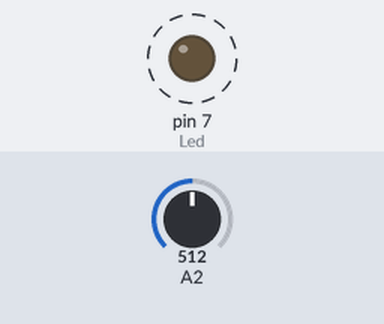
A sketch run on a simulated Arduino Uno, built with avr-gcc and run on an emulated ATmega328P. Shown: output pins drawn as LEDs (lit = HIGH). Dashed ring = blinking. The inputs (shaded band) are chosen by the test bench; at power-on: A2 = 512. What the sketch prints to the serial monitor is not drawn.

Above: at 0.4 s.
Timing chart, 0 to 3.0 s (numbered marks = the images above):
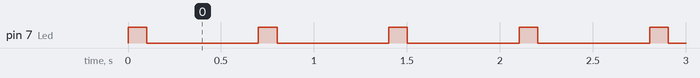

Measured:
- by itself, pin 7 (Led): alternates HIGH for 0.10 s and LOW for 0.60 s

The sketch:

slave.ino
```cpp
//esclavo1
#include <Wire.h>
float temp;
char tempC[5];

void setup(){
  Wire.begin(1);
  Wire.onRequest(EventoPeticion);
  Serial.begin(9600);
  pinMode(7,OUTPUT); // Led
}

void loop(){
  temp=analogRead(A2);
  temp=(5.0*temp*100)/1024;
  temp = (temp-32)*5/9;

  EventoPeticion();

  dtostrf(temp, 3,2,tempC);
  Serial.println("Valor local");
  Serial.print(temp);
  Serial.println(" C");
  Serial.println("Valor TX");
  Serial.print(tempC);
  Serial.println(" C");
  delay(500);
}
void EventoPeticion(){
  digitalWrite(7, HIGH);
  delay(100);
  digitalWrite(7, LOW);
  delay(100);
  Wire.write(tempC);
}
```
